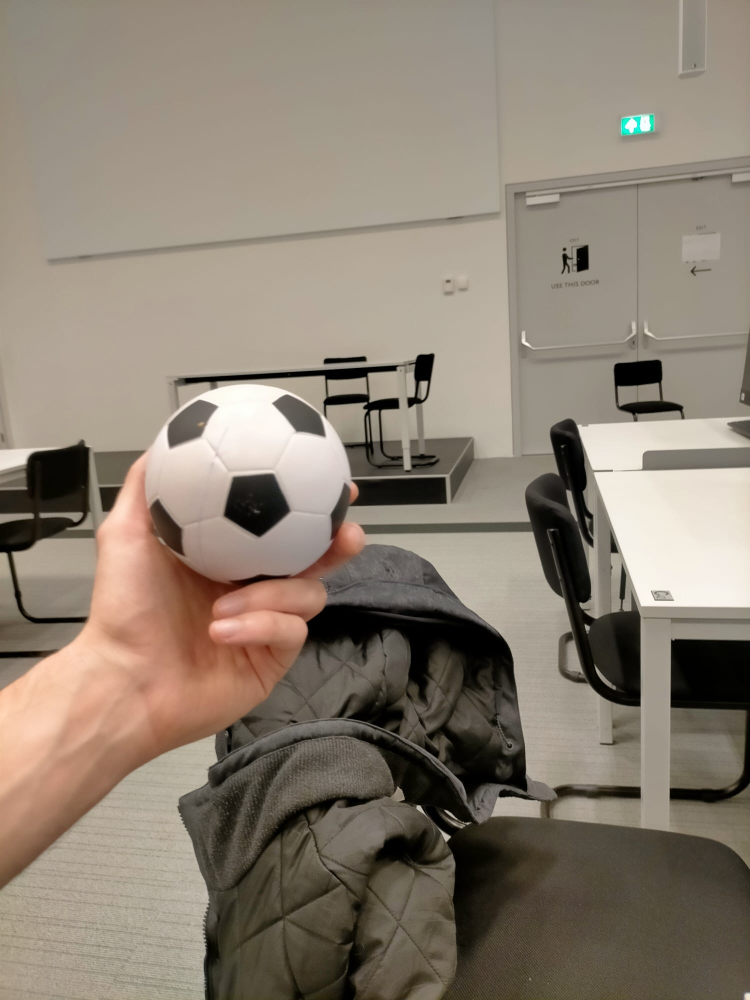
#> input picture coders_logs/Vision/ImagesFromNao/cube_01.jpeg, 1500 x 2000 px (shown at 1/2 size)
$ python -i ballfollower_v2.py   (imports and definitions only)
#> lines starting #> are read from the running program, lines starting #| are printed output that depends on the picture; after the words box and inside, x2 and y2 are one past the last pixel; in counts of white or black regions, pixels touching at a corner belong together
### coders_logs/lola-scripts/Nao.py

from lola import Robot
import time
import signal

class Nao:
    def __init__(self):
        #super().__init__()


        # copied from JointData.h
        # order of joints - this is the same order as in the naoth
        #    but not the same as lola
        self.joint_names = [
          "HeadPitch",
          "HeadYaw",

          "RShoulderRoll",
          "LShoulderRoll",
          "RShoulderPitch",
          "LShoulderPitch",

          "RElbowRoll",
          "LElbowRoll",
          "RElbowYaw",
          "LElbowYaw",

          "RHipYawPitch", # does not exist on the robot
          "LHipYawPitch",
          "RHipPitch",
          "LHipPitch",
          "RHipRoll",
          "LHipRoll",
          "RKneePitch",
          "LKneePitch",
          "RAnklePitch",
          "LAnklePitch",
          "RAnkleRoll",
          "LAnkleRoll",

          # NOTE: those values don't exist on the old V3.2/V3.3 robots
          #       so, we put them at the end for easier support for the old format
          "LWristYaw",
          "RWristYaw",
          "LHand",
          "RHand"
        ]

        self.jointMotorData     = { name : 0.0 for name in self.joint_names }
        self.jointStiffnessData = { name : 1.0 for name in self.joint_names }
        self.jointSensorData    = { name : 0.0 for name in self.joint_names }

        self.accelerometerData = [0.0, 0.0, 0.0]
        self.gyroData = [0.0, 0.0, 0.0]
        self.imuData = [0.0, 0.0, 0.0]

        # connect to lola
        self.robot = Robot()

        self.initialized = False
        self.running = True

        # initial read
        data = self.robot.read()
        positions_value = data[ "Position" ]
        for index,name in enumerate (self.robot.joints):
            self.jointSensorData[name] = positions_value[index]

        signal.signal(signal.SIGINT, self.exit_handler)

    def getTime(self):
        return time.time()

    # [44 lines left out: function update, not called in this run]

    def exit_handler(self, signum, frame):
        self.running = False


### coders_logs/lola-scripts/lola.py
#!/usr/bin/env python2
# -*- coding: utf-8 -*-
import socket
import msgpack
import time
import math

#from PrefixMessagePackSocket import PrefixMessagePackSocket

class Robot:
  def __init__ (self):
    self.socket = socket.socket(socket.AF_UNIX, socket.SOCK_STREAM)
    self.socket.connect( "/tmp/robocup" )

    # simulator test
    #self.socket = socket.socket(socket.AF_INET, socket.SOCK_STREAM)
    #self.socket.connect( ("127.0.0.1", 1412) )
    #self.socket = PrefixMessagePackSocket(self.socket)

    self.joints = [
      "HeadYaw" ,
      "HeadPitch" ,
      "LShoulderPitch" ,
      "LShoulderRoll" ,
      "LElbowYaw" ,
      "LElbowRoll" ,
      "LWristYaw" ,
      "LHipYawPitch" ,
      "LHipRoll" ,
      "LHipPitch" ,
      "LKneePitch" ,
      "LAnklePitch" ,
      "LAnkleRoll" ,
      "RHipRoll" ,
      "RHipPitch" ,
      "RKneePitch" ,
      "RAnklePitch" ,
      "RAnkleRoll" ,
      "RShoulderPitch" ,
      "RShoulderRoll" ,
      "RElbowYaw" ,
      "RElbowRoll" ,
      "RWristYaw" ,
      "LHand" ,
      "RHand"
    ]
    self.sonars = [
      "Left" ,
      "Right" ,
    ]
    self.touch = [
      "ChestBoard/Button" ,
      "Head/Touch/Front" ,
      "Head/Touch/Middle" ,
      "Head/Touch/Rear" ,
      "LFoot/Bumper/Left" ,
      "LFoot/Bumper/Right" ,
      "LHand/Touch/Back" ,
      "LHand/Touch/Left" ,
      "LHand/Touch/Right" ,
      "RFoot/Bumper/Left" ,
      "RFoot/Bumper/Right" ,
      "RHand/Touch/Back" ,
      "RHand/Touch/Left" ,
      "RHand/Touch/Right" ,
    ]
    self.LEar = [
      "0" ,
      "36" ,
      "72" ,
      "108" ,
      "144" ,
      "180" ,
      "216" ,
      "252" ,
      "288" ,
      "324"
    ]
    self.REar = [
      "324" ,
      "288" ,
      "252" ,
      "216" ,
      "180" ,
      "144" ,
      "108" ,
      "72" ,
      "36" ,
      "0"
    ]
    self.actuators = {
      'Position' : self.joints,
      'Stiffness' : self.joints,
      'Chest' : [ 'Red' , 'Green' , 'Blue' ],
      'Sonar' : self.sonars,
      'LEar' : self.LEar,
      'REar' : self.REar
    }
    self.commands = {
      'Position' : [ 0.0 ] * 25 ,
      'Stiffness' : [ 0.0 ] * 25 ,
      'Chest' : [ 0.0 ] * 3 ,
      'Sonar' : [ True , True ] ,
      'LEar' : [ 0.0 ] * 10 ,
      'REar' : [ 0.0 ] * 10
    }

  def read (self):
    stream = self.socket.recv( 896 )
    return msgpack.unpackb(stream, raw=False)

    # simulation
    #return self.socket.receive()

  def command (self, category, device, value):
    self.commands[category][self.actuators[category].index(device)] = value

  def send (self):
    stream = msgpack.packb(self.commands)
    self.socket.send(stream)

    # simulation
    #self.socket.send(self.commands)

  def close (self):
    self.socket.close()


# [48 lines left out: function main, not called in this run]

# [12 lines that do not run on import are left out]

### coders_logs/Scripts/ballfollower_v2.py
import cv2
import time
import numpy as np
import math
from Nao import Nao
import time
import shutil
import os


def detect_ball(image):
    # This function outputs the position of the center of the ball,
    # as estimated by the centroid of the closed edges it finds,
    # which usually corresponds to the black pentagons on the ball.

#> called with image = '../Vision/ImagesFromNao/cube_01.jpeg'
    src = cv2.imread(image, cv2.IMREAD_COLOR)
#> src is the input picture: shape (2000, 1500, 3); mean B, G, R 114.1, 127.8, 139.3

    #Transform source image to gray if it is not already
    if len(src.shape) != 2:
        gray = cv2.cvtColor(src, cv2.COLOR_BGR2GRAY)
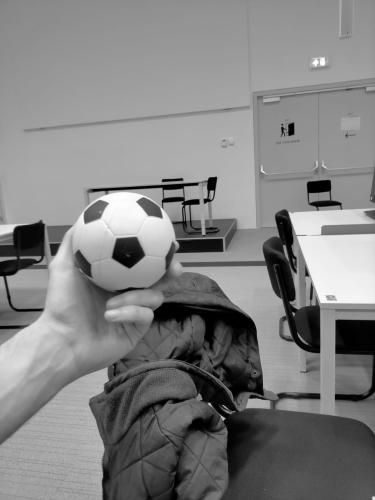
#> gray: shape (2000, 1500) (shown at 1/4 size); min 0, max 255, mean 129.7
    else:
        gray = src

    blurred = cv2.GaussianBlur(gray, (5, 5), 0)
    blurred = cv2.bilateralFilter(gray, 5, 175, 175)

    edges = cv2.Canny(blurred, 50, 150)
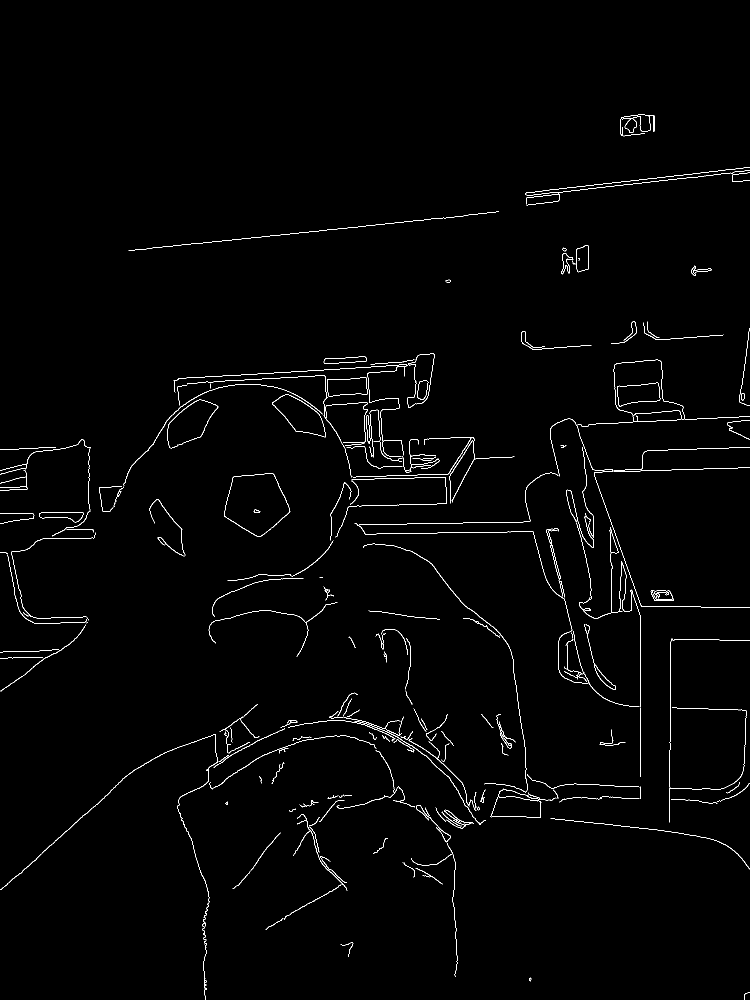
#> edges: shape (2000, 1500) (shown at 1/2 size); 1.1% white in thin lines or dots, all inside (x1, y1, x2, y2) = (0, 229, 1500, 2000)
    contours, hierarchy = cv2.findContours(edges.copy(), cv2.RETR_TREE, cv2.CHAIN_APPROX_SIMPLE)
#> contours = 232 contours, 131 with area under 20; largest, box (x1, y1, x2, y2) and area: (448, 946, 581, 1074) 11704, (448, 946, 580, 1074) 11596, (544, 789, 652, 875) 4764, (545, 789, 652, 875) 4663, (1234, 765, 1321, 814) 2928

    # Separate closed and open contours
    closed_contours = []
    open_contours = []

    for i, contour in enumerate(contours):
        # Check if contour has a parent
        if hierarchy[0][i][3] == -1:
            closed_contours.append(contour)
        else:
            area = cv2.contourArea(contour)
            if area > 350:
                open_contours.append(contour)
#> this loop made 232 passes
#> area on passes 26, 32, 47, 68: 120, 202.5, 26, 110
#> after the loop, closed_contours = 202 contours, 120 with area under 20; largest, box (x1, y1, x2, y2) and area: (448, 946, 581, 1074) 11704, (544, 789, 652, 875) 4764, (1234, 765, 1321, 814) 2928, (654, 754, 735, 794) 2468, (1145, 490, 1178, 545) 1110; open_contours = 11 contours; largest, box (x1, y1, x2, y2) and area: (448, 946, 580, 1074) 11596, (545, 789, 652, 875) 4663, (1234, 765, 1321, 814) 2923, (654, 754, 735, 794) 2464, (1153, 490, 1178, 545) 1096

    median = [0,0]
    M = {"m00": 0}

    for contour in open_contours:
        M = cv2.moments(contour)

        # Calculate centroid
        if M["m00"] != 0:  # Ensure that the contour has area
            centroid_x = int(M["m10"] / M["m00"])
            centroid_y = int(M["m01"] / M["m00"])
            median[0] += centroid_x
            median[1] += centroid_y
        else:
            centroid_x, centroid_y = 0, 0  # Default to (0, 0) if the contour has no area
            print("No Ball Detected")
#> this loop made 11 passes
#> (centroid_x, centroid_y) on passes 1 to 8: (126, 1030), (1142, 1008), (511, 1005), (600, 830), (1276, 787), (844, 779), (694, 773), (689, 719)
#> after the loop, median = [9439, 8222]

    if len(open_contours) != 0:
        # median of the centroids
        median = [x / len(open_contours) for x in median]
#> median = [858.1, 747.5]

    return median

# [18 lines left out: function corrupted, not called in this run]


# Open the device at the ID 0
# Use the camera ID based on
# /dev/videoID needed
# [8 lines not run here, left out]


# Destroy the previous temp directory and create a new, empty one
current_directory = os.getcwd()
final_directory = os.path.join(current_directory, r"temp")
# [3 lines not run here, left out]


# [1 line that did not run here, left out]
stiffness = 0.0

# [2 lines not run here, left out]

# [1 line that did not run here, left out]
# [1 line that did not run here, left out]


# variables to influence movement
current_pitch = 0
current_yaw = 0
movement_speed = 0.01

# [63 lines not run here, left out]

>>> result = detect_ball('../Vision/ImagesFromNao/cube_01.jpeg')
#> result = [858.1, 747.5]

$ run again, on coders_logs/Vision/ImagesFromNao/cube_02.jpeg
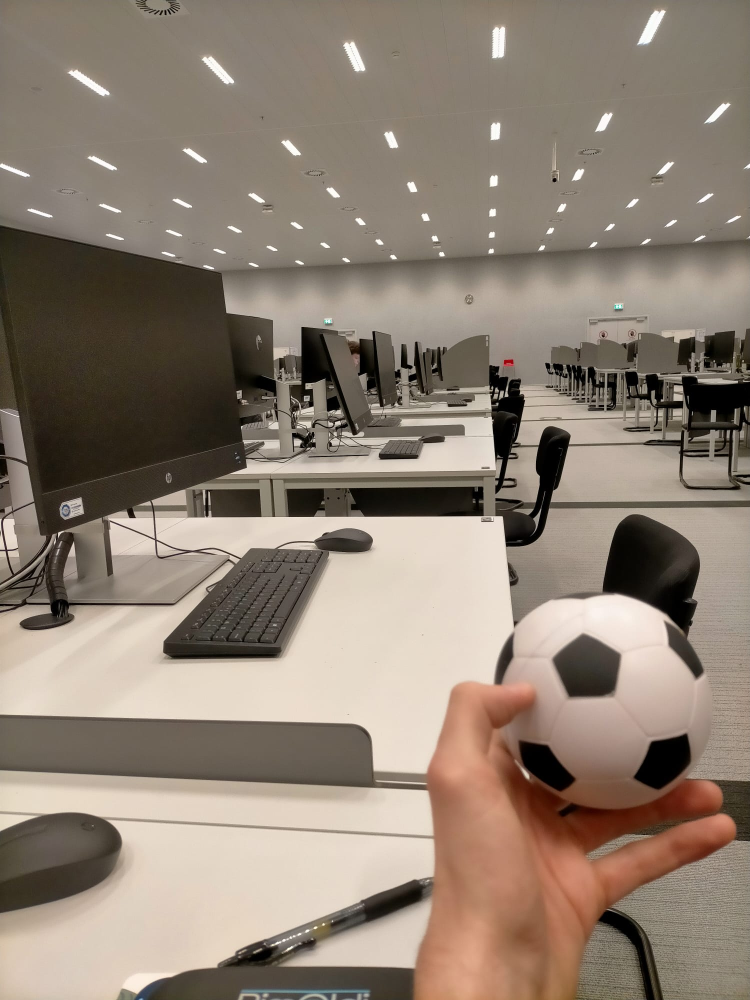
#> input picture coders_logs/Vision/ImagesFromNao/cube_02.jpeg, 1500 x 2000 px (shown at 1/2 size)
#> in detect_ball, src is the input picture: shape (2000, 1500, 3); mean B, G, R 115.4, 128.9, 142.8
#> in detect_ball, `gray = cv2.cvtColor(src, cv2.COLOR_BGR2GRAY)`:
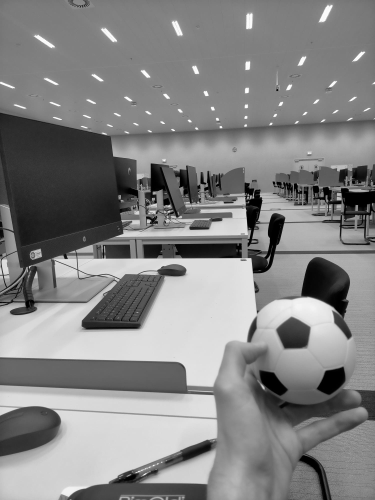
#> gray: shape (2000, 1500) (shown at 1/4 size); min 0, max 255, mean 131.6
#> in detect_ball, `edges = cv2.Canny(blurred, 50, 150)`:
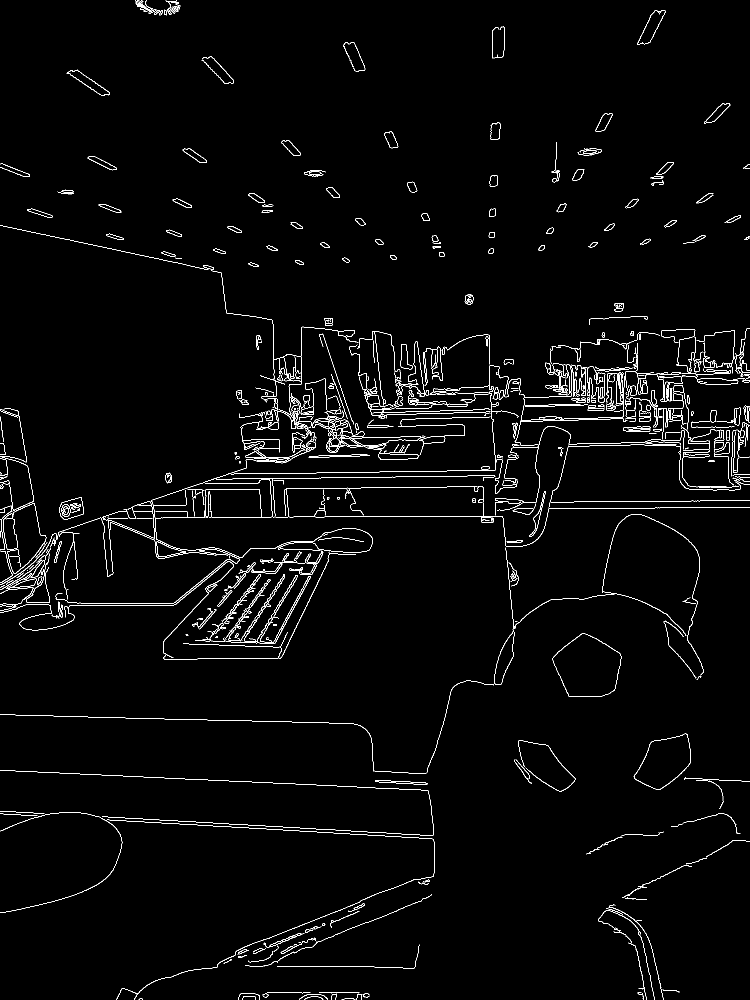
#> edges: shape (2000, 1500) (shown at 1/2 size); 2.1% white in thin lines or dots
#> contours = 848 contours, 474 with area under 20; largest, box (x1, y1, x2, y2) and area: (1267, 1467, 1382, 1579) 8084, (1268, 1467, 1382, 1579) 7986, (204, 1002, 310, 1077) 3560, (206, 1022, 310, 1077) 2937, (988, 1259, 1029, 1370) 2010
#> the loop in detect_ball, `for i, contour in enumerate(contours):` made 848 passes
#> area on passes 35, 36, 42, 75, 81, 98: 21, 20.5, 20.5, 346, 7986.5, 1967.5
#> after the loop in detect_ball, `for i, contour in enumerate(contours):`: closed_contours = 594 contours, 383 with area under 20; largest, box (x1, y1, x2, y2) and area: (1267, 1467, 1382, 1579) 8084, (204, 1002, 310, 1077) 3560, (988, 1259, 1029, 1370) 2010, (1353, 673, 1392, 745) 1687, (1274, 20, 1332, 90) 1610; open_contours = 24 contours; largest, box (x1, y1, x2, y2) and area: (1268, 1467, 1382, 1579) 7986, (206, 1022, 310, 1077) 2937, (988, 1263, 1029, 1370) 1968, (1354, 673, 1391, 745) 1662, (119, 994, 168, 1040) 1548
#> the loop in detect_ball, `for contour in open_contours:` made 24 passes
#> (centroid_x, centroid_y) on passes 1 to 8: (1329, 1523), (1008, 1319), (590, 1205), (332, 1100), (19, 1067), (270, 1042), (286, 1014), (143, 1017)
#> after the loop in detect_ball, `for contour in open_contours:`: median = [19314, 16971]
#> in detect_ball, `median = [x / len(open_contours) for x in median]`: median = [804.8, 707.1]

$ run again, on coders_logs/Vision/ImagesFromNao/cube_03.jpeg
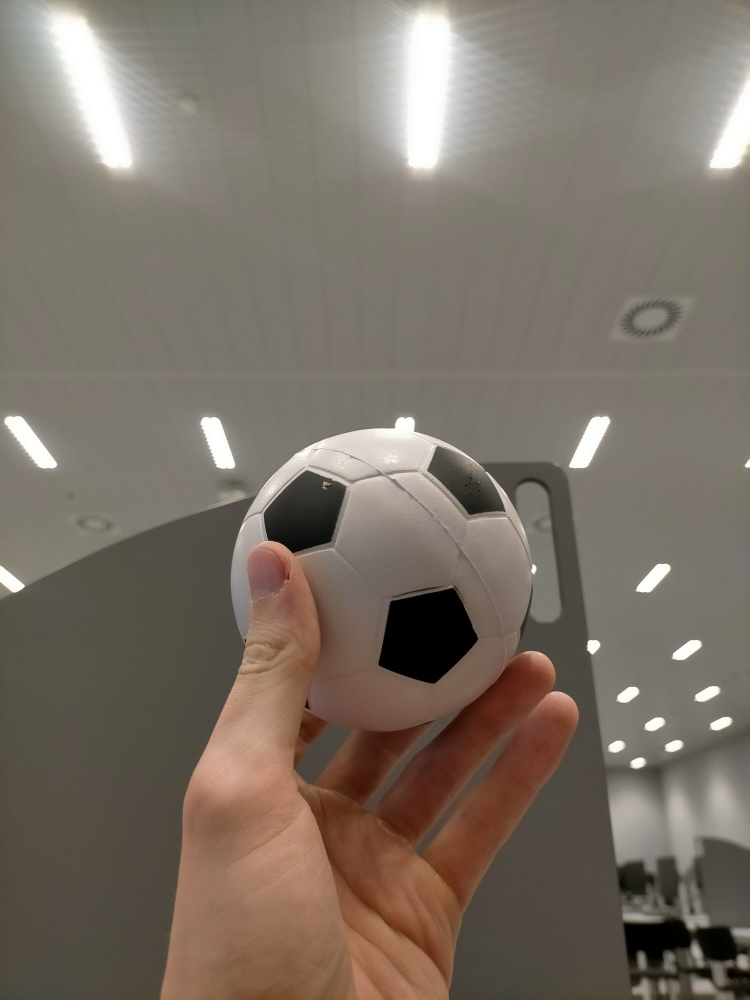
#> input picture coders_logs/Vision/ImagesFromNao/cube_03.jpeg, 1500 x 2000 px (shown at 1/2 size)
#> in detect_ball, src is the input picture: shape (2000, 1500, 3); mean B, G, R 101.8, 112.2, 122.8
#> in detect_ball, `gray = cv2.cvtColor(src, cv2.COLOR_BGR2GRAY)`:
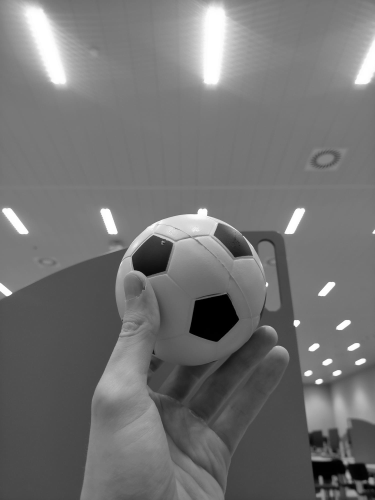
#> gray: shape (2000, 1500) (shown at 1/4 size); min 0, max 255, mean 114.2
#> in detect_ball, `edges = cv2.Canny(blurred, 50, 150)`:
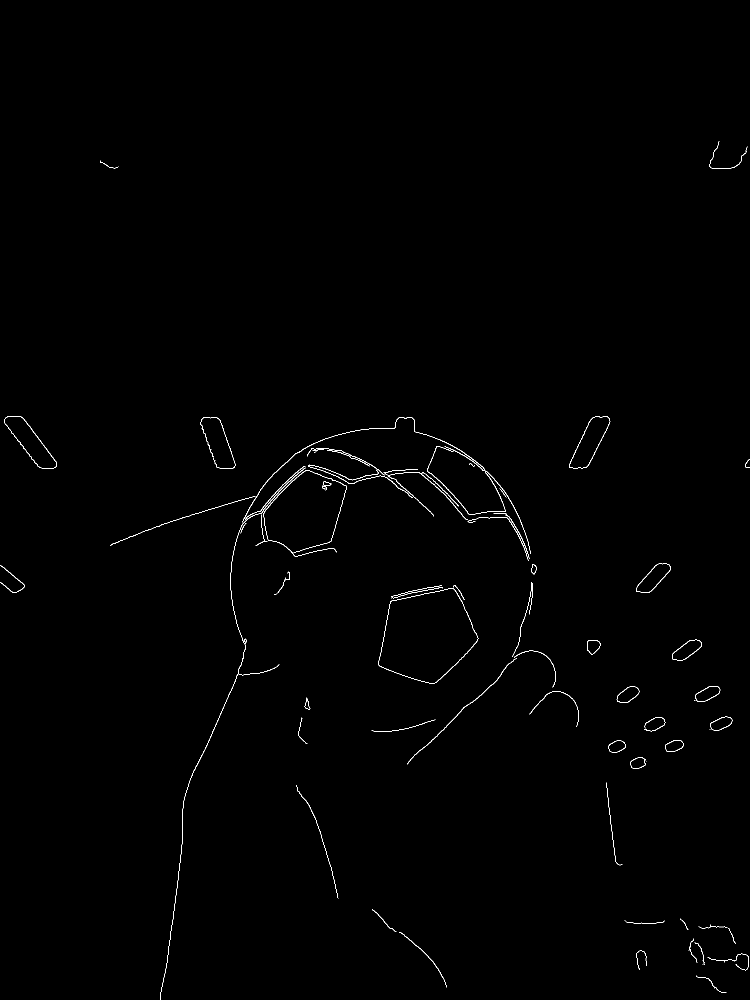
#> edges: shape (2000, 1500) (shown at 1/2 size); 0.43% white in thin lines or dots, all inside (x1, y1, x2, y2) = (0, 282, 1500, 2000)
#> contours = 83 contours, 34 with area under 20; largest, box (x1, y1, x2, y2) and area: (756, 1176, 957, 1367) 26712, (756, 1176, 957, 1367) 26592, (527, 940, 694, 1113) 18558, (527, 940, 694, 1107) 18427, (8, 832, 114, 937) 4425
#> the loop in detect_ball, `for i, contour in enumerate(contours):` made 83 passes
#> area on passes 16, 18, 20, 30, 32, 36, 38, 41: 490, 575.5, 604.5, 901.5, 952.5, 534.5, 1309, 26591.5
#> after the loop in detect_ball, `for i, contour in enumerate(contours):`: closed_contours = 67 contours, 31 with area under 20; largest, box (x1, y1, x2, y2) and area: (756, 1176, 957, 1367) 26712, (527, 940, 694, 1113) 18558, (8, 832, 114, 937) 4425, (1138, 832, 1221, 937) 4076, (1272, 1127, 1342, 1185) 1995; open_contours = 12 contours; largest, box (x1, y1, x2, y2) and area: (756, 1176, 957, 1367) 26592, (527, 940, 694, 1107) 18427, (8, 832, 114, 937) 4298, (1138, 832, 1221, 937) 4000, (1272, 1127, 1342, 1185) 1912
#> the loop in detect_ball, `for contour in open_contours:` made 12 passes
#> (centroid_x, centroid_y) on passes 1 to 8: (1275, 1525), (1233, 1492), (1347, 1491), (1255, 1389), (1414, 1387), (1185, 1292), (1373, 1299), (852, 1270)
#> after the loop in detect_ball, `for contour in open_contours:`: median = [13089, 15092]
#> in detect_ball, `median = [x / len(open_contours) for x in median]`: median = [1090.8, 1257.7]
